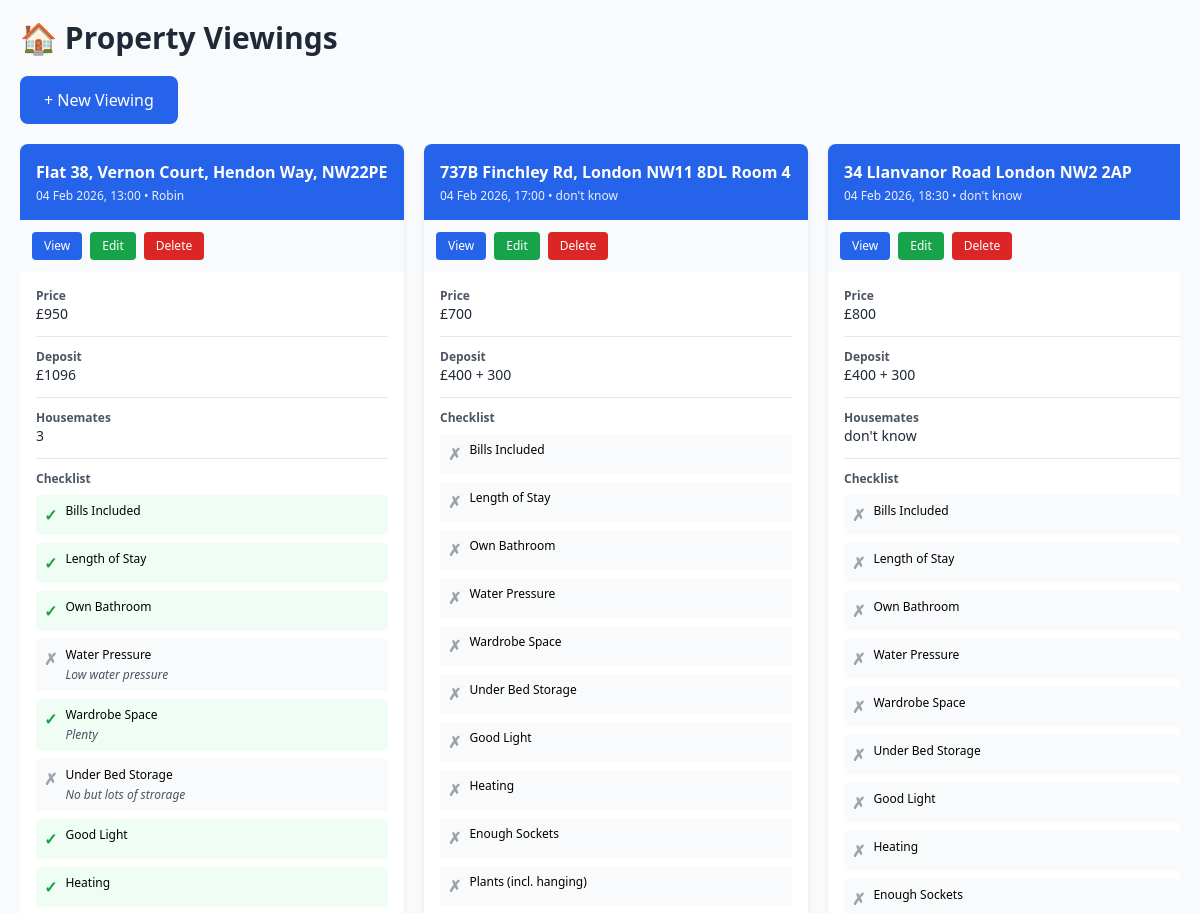
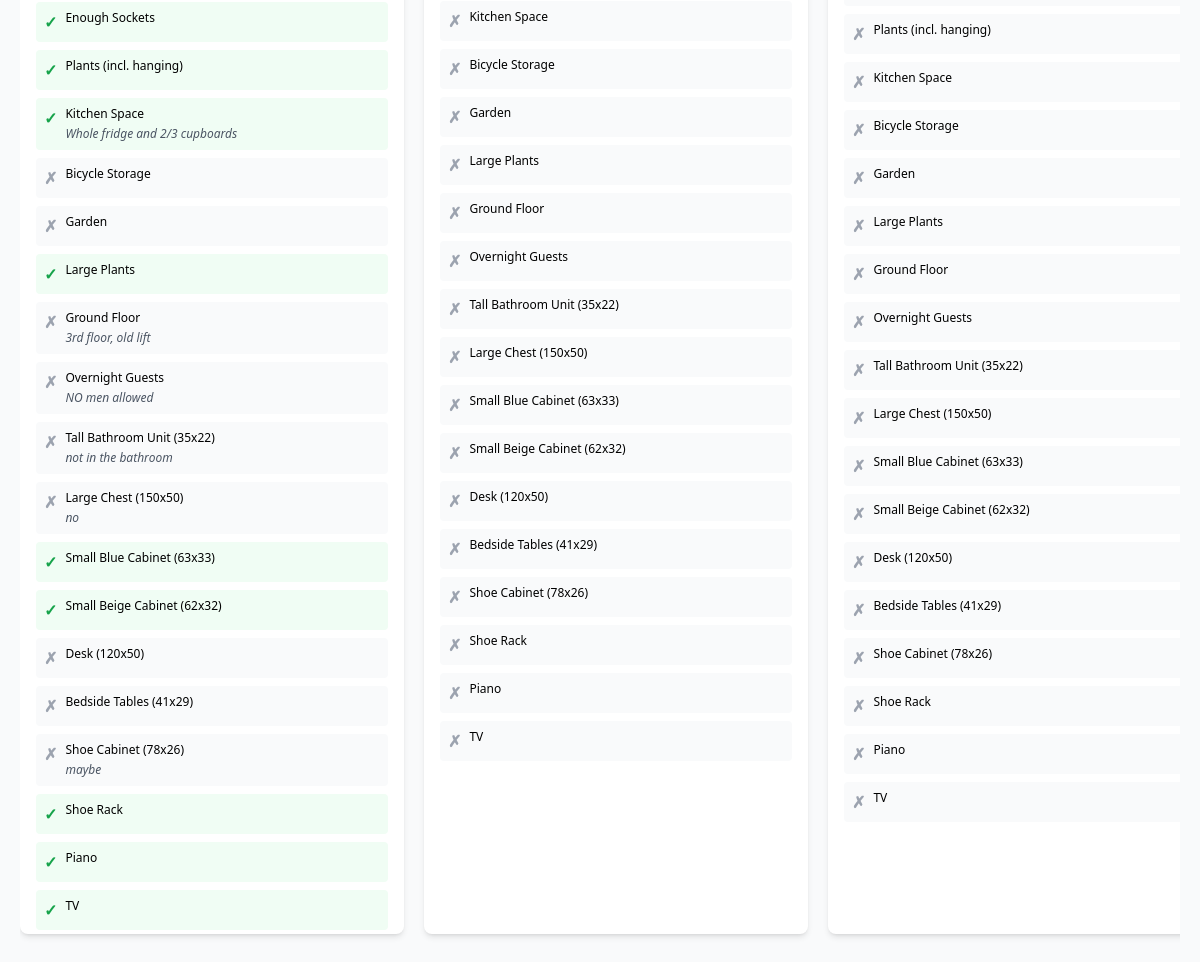
The page / on the database its author committed (2 pictures, top to bottom).
### tables this page shows
CREATE TABLE viewings (
            id INTEGER PRIMARY KEY AUTOINCREMENT,
            address TEXT NOT NULL,
            viewing_time TEXT,
            contact_name TEXT,
            checklist_data TEXT NOT NULL,
            created_at TIMESTAMP DEFAULT CURRENT_TIMESTAMP
        );

### app.py (the view)
@app.route('/')
def index():
    db = get_db()
    viewings = db.execute('SELECT * FROM viewings ORDER BY created_at DESC').fetchall()
    db.close()
    return render_template('index.html', viewings=viewings)

### app.py (called while the page is built)
@app.template_filter('from_json')
def from_json_filter(s):
    return json.loads(s) if s else {}

@app.template_filter('format_datetime')
def format_datetime_filter(s):
    if not s:
        return ''
    try:
        dt = datetime.fromisoformat(s.replace('Z', '+00:00'))
        return dt.strftime('%d %b %Y, %H:%M')
    except:
        return s

def get_db():
    db = sqlite3.connect(app.config['DATABASE'])
    db.row_factory = sqlite3.Row
    return db

### templates/index.html (shortened to what this page needs)
<!DOCTYPE html>
<html>
<head>
    <script src="https://cdn.tailwindcss.com"></script>
</head>
<body class="bg-gray-50 p-5">
    <div class="max-w-full">
        <h1 class="text-3xl font-bold text-gray-800 mb-5">🏠 Property Viewings</h1>
        <a href="/new" class="inline-block px-6 py-3 bg-blue-600 text-white rounded-lg mb-5 hover:bg-blue-700">+ New Viewing</a>
        {% if viewings %}
        <div class="overflow-x-auto pb-4">
            <div class="flex gap-5 min-w-max">
                {% for viewing in viewings|reverse %}
                {% set data = viewing.checklist_data|from_json %}
                <div class="w-96 bg-white rounded-lg shadow-md flex flex-col flex-shrink-0">
                    <div class="p-4 bg-blue-600 text-white rounded-t-lg">
                        <h3 class="font-semibold mb-1">{{ viewing.address }}</h3>
                        <div class="text-xs opacity-90">
                            {% if viewing.viewing_time %}{{ viewing.viewing_time|format_datetime }}{% endif %}
                            {% if viewing.contact_name %} • {{ viewing.contact_name }}{% endif %}
                        </div>
                    </div>
                    <div class="p-3 bg-gray-50 flex gap-2">
                        <a href="/view/{{ viewing.id }}" class="px-3 py-1.5 text-xs bg-blue-600 text-white rounded hover:bg-blue-700">View</a>
                        <a href="/edit/{{ viewing.id }}" class="px-3 py-1.5 text-xs bg-green-600 text-white rounded hover:bg-green-700">Edit</a>
                        <button onclick="deleteViewing({{ viewing.id }})" class="px-3 py-1.5 text-xs bg-red-600 text-white rounded hover:bg-red-700">Delete</button>
                    </div>
                    <div class="p-4 overflow-y-auto" style="max-height: 70vh;">
                        {% if data.price %}
                        <div class="mb-3 pb-3 border-b">
                            <div class="text-xs font-semibold text-gray-600">Price</div>
                            <div class="text-sm text-gray-800">
                                {% if data.price_currency == 'USD' %}${% elif data.price_currency == 'EUR' %}€{% else %}£{% endif %}{{ data.price }}
                            </div>
                        </div>
                        {% endif %}
                        {% if data.deposit %}
                        <div class="mb-3 pb-3 border-b">
                            <div class="text-xs font-semibold text-gray-600">Deposit</div>
                            <div class="text-sm text-gray-800">
                                {% if data.deposit_currency == 'USD' %}${% elif data.deposit_currency == 'EUR' %}€{% else %}£{% endif %}{{ data.deposit }}
                            </div>
                        </div>
                        {% endif %}
                        {% if data.total_housemates %}
                        <div class="mb-3 pb-3 border-b">
                            <div class="text-xs font-semibold text-gray-600">Housemates</div>
                            <div class="text-sm text-gray-800">{{ data.total_housemates }}</div>
                        </div>
                        {% endif %}
                        {% if data.properties %}
                        <div class="mb-3">
                            <div class="text-xs font-semibold text-gray-600 mb-2">Checklist</div>
                            {% for prop in data.properties %}
                            <div class="flex items-start gap-2 mb-2 p-2 rounded {% if prop.checked %}bg-green-50{% else %}bg-gray-50{% endif %}">
                                <span class="{% if prop.checked %}text-green-600{% else %}text-gray-400{% endif %} font-bold">{% if prop.checked %}✓{% else %}✗{% endif %}</span>
                                <div class="flex-1">
                                    <div class="text-xs">{{ prop.label }}</div>
                                    {% if prop.note %}
                                    <div class="text-xs text-gray-600 italic mt-1">{{ prop.note }}</div>
                                    {% endif %}
                                </div>
                            </div>
                            {% endfor %}
                        </div>
                        {% endif %}
                    </div>
                </div>
                {% endfor %}
            </div>
        </div>
        {% else %}
        <div class="text-center py-16 text-gray-600">
            <p class="text-lg mb-2">No viewings yet!</p>
            <p>Click "New Viewing" to start.</p>
        </div>
        {% endif %}
    </div>
</body>
</html>

### rows shown on the page
viewings: address "Flat 38, Vernon Court, Hendon Way, NW22PE", viewing_time "04 Feb 2026, 13:00", contact_name "Robin", price "950", deposit "1096", total_housemates "3", label "Bills Included" "Length of Stay" "Own Bathroom" "Water Pressure" "Wardrobe Space" "Under Bed Storage" "Good Light" "Heating" "Enough Sockets" "Plants (incl. hanging)" "Kitchen Space" "Bicycle Storage" "Garden" "Large Plants" "Ground Floor" "Overnight Guests" "Tall Bathroom Unit (35x22)" "Large Chest (150x50)" "Small Blue Cabinet (63x33)" "Small Beige Cabinet (62x32)" "Desk (120x50)" "Bedside Tables (41x29)" "Shoe Cabinet (78x26)" "Shoe Rack" "Piano" "TV", note "Low water pressure" "Plenty" "No but lots of strorage" "Whole fridge and 2/3 cupboards" "3rd floor, old lift" "NO men allowed" "not in the bathroom" "no" "maybe"
viewings: address "737B Finchley Rd, London NW11 8DL Room 4", viewing_time "04 Feb 2026, 17:00", contact_name "don't know", price "700", deposit "400 + 300", label "Bills Included" "Length of Stay" "Own Bathroom" "Water Pressure" "Wardrobe Space" "Under Bed Storage" "Good Light" "Heating" "Enough Sockets" "Plants (incl. hanging)" "Kitchen Space" "Bicycle Storage" "Garden" "Large Plants" "Ground Floor" "Overnight Guests" "Tall Bathroom Unit (35x22)" "Large Chest (150x50)" "Small Blue Cabinet (63x33)" "Small Beige Cabinet (62x32)" "Desk (120x50)" "Bedside Tables (41x29)" "Shoe Cabinet (78x26)" "Shoe Rack" "Piano" "TV"
viewings: address "34 Llanvanor Road London NW2 2AP", viewing_time "04 Feb 2026, 18:30", contact_name "don't know", price "800", deposit "400 + 300", total_housemates "don't know", label "Bills Included" "Length of Stay" "Own Bathroom" "Water Pressure" "Wardrobe Space" "Under Bed Storage" "Good Light" "Heating" "Enough Sockets" "Plants (incl. hanging)" "Kitchen Space" "Bicycle Storage" "Garden" "Large Plants" "Ground Floor" "Overnight Guests" "Tall Bathroom Unit (35x22)" "Large Chest (150x50)" "Small Blue Cabinet (63x33)" "Small Beige Cabinet (62x32)" "Desk (120x50)" "Bedside Tables (41x29)" "Shoe Cabinet (78x26)" "Shoe Rack" "Piano" "TV"
